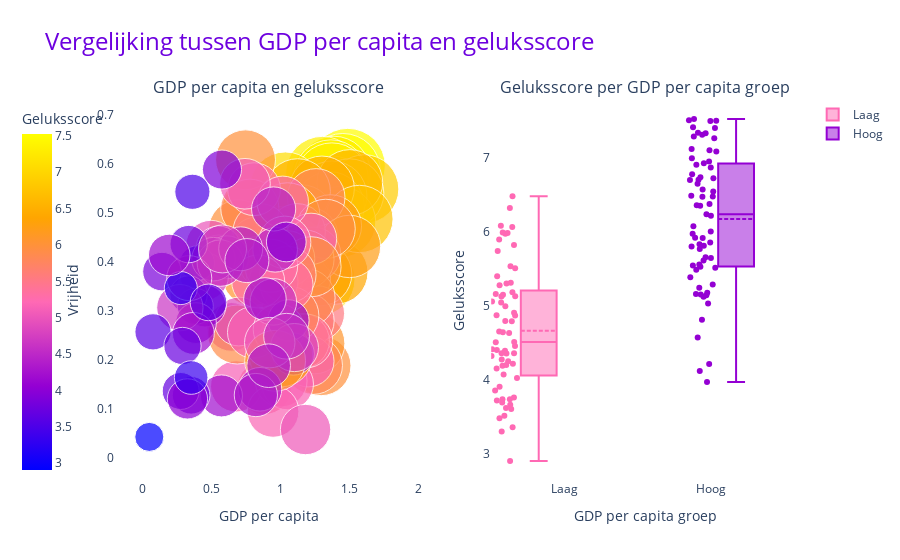

The code cell stored with this chart in its notebook:
### Markdown cell above
<div style="text-align:center; font-size:30px; font-family:'Comic Sans MS'; font-weight:bold; margin:50px 0;">
<span style="color:#FFB4EE">G</span><span style="color:#FF6B00">D</span><span style="color:#FFA433">P</span><span style="color:#FFD525">-</span><span style="color:#B3BD3B">H</span><span style="color:#A0CAC9">o</span><span style="color:#FFB4EE">o</span><span style="color:#FF6B00">f</span><span style="color:#FFA433">d</span>
</div> 
  

<p> Naarmate zowel de vrijheid als het GDP per hoofd toenemen, zien we een consistente trend van hogere geluksscores. Dit suggereert dat landen die zowel een hoge mate van vrijheid als een hoog GDP per hoofd hebben, neigen naar een grotere gelukzaligheid onder hun bevolking. Deze bevinding benadrukt het belang van vrijheid en economische welvaart als cruciale factoren bij het bevorderen van het algemene welzijn van mensen (Grafiek 3). <p>
    
<p> Een hoger GDP per hoofd biedt vaak een breder scala aan economische kansen, hogere levensstandaarden en toegang tot basisbehoeften, zoals gezondheidszorg, onderwijs en huisvesting. Dit zou de geluksscores mogelijk kunnen verklaren <p>
    
<p> Het is echter belangrijk op te merken dat geluk en welzijn complexe concepten zijn die door verschillende factoren worden beïnvloed. Hoewel vrijheid en economische welvaart een sterke correlatie hebben met geluksscores, kunnen er ook andere aspecten meespelen, zoals sociale verbondenheid, gezondheid en culturele factoren. <p>

### Code cell
# Lees het CSV-bestand met gegevens over landen
df = pd.read_csv("merged_df_happy_2019.csv")

# Maak een figuur met twee subplots in één rij en twee kolommen
fig = make_subplots(rows=1, cols=2, subplot_titles=['GDP per capita en geluksscore', 'Geluksscore per GDP per capita groep'])

# Voeg de scatterplot toe aan de eerste cel
fig.add_trace(go.Scatter(
    x=df['GDP per capita'],
    y=df['freedom'],
    mode='markers',
    text=df['Country'],
    marker=dict(
        size=df['happiness_score']*10,
        color=df['happiness_score'],
        colorscale=[[0, '#0000ff'], [0.25, '#9400d3'], [0.5, '#ff69b4'], [0.75, '#ffa500'], [1, '#ffff00']],
        showscale=True,
        colorbar=dict(
            title='Geluksscore',
            x=-0.15,
            y=0.5
        )
    ),
    showlegend=False
), row=1, col=1)

# Kies een drempelwaarde voor GDP per capita
threshold = 1

# Maak een nieuwe kolom met de groepsnaam
df['group'] = df['GDP per capita'].apply(lambda x: 'Laag' if x < threshold else 'Hoog')

# Voeg voor elke groep een boxplot toe aan de tweede cel
for group in ['Laag', 'Hoog']:
    # Filter de dataframe op groep
    df_group = df[df['group'] == group]
    
    # Voeg een boxplot toe voor geluksscore
    fig.add_trace(go.Box(
        y=df_group['happiness_score'],
        name=group,
        marker_color='#ff69b4' if group == 'Laag' else '#9400d3',
        boxmean=True,
        boxpoints='all',
        jitter=1,
        pointpos=-1.8
    ), row=1, col=2)

# Pas de opmaak van de figuur aan
fig.update_layout(
    title=dict(
        text='Vergelijking tussen GDP per capita en geluksscore',
        font=dict(
            size=24,
            color='#6d00df'
        )
    ),
    yaxis=dict(
        title='Vrijheid'
    ),
    yaxis2=dict(
        title='Geluksscore'
    ),
    xaxis=dict(
        title='GDP per capita'
    ),
    xaxis2=dict(
        title='GDP per capita groep'
    ),
    boxmode='group',
    plot_bgcolor='white'
)

# Toon de interactieve figuur
fig.show()
{
    "tags": [
        "hide-input",
    ]
}

### Figure 1 — Plotly figure (JSON) as saved in the notebook; plotly's stock layout.template omitted (floating-point values rounded to 4 significant figures; data arrays with more than 128 entries replaced by an {"elided": "..."} marker saying what was removed)
{"data": [{"marker": {"color": {"elided": "132 float values"}, "colorbar": {"title": {"text": "Geluksscore"}, "x": -0.15, "y": 0.5}, "colorscale": [[0, "#0000ff"], [0.25, "#9400d3"], [0.5, "#ff69b4"], [0.75, "#ffa500"], [1, "#ffff00"]], "showscale": true, "size": {"elided": "132 float values"}}, "mode": "markers", "showlegend": false, "text": {"elided": "132 str values"}, "type": "scatter", "x": {"elided": "132 float values"}, "xaxis": "x", "y": {"elided": "132 float values"}, "yaxis": "y"}, {"boxmean": true, "boxpoints": "all", "jitter": 1, "marker": {"color": "#ff69b4"}, "name": "Laag", "pointpos": -1.8, "type": "box", "xaxis": "x2", "y": [6.324, 6.068, 5.987, 6.481, 5.992, 5.401, 5.976, 5.51, 4.871, 5.822, 5.538, 5.743, 5.132, 5.279, 5.897, 4.996, 5.163, 4.907, 4.875, 5.185, 5.151, 5.129, 5.314, 5.061, 4.513, 4.276, 4.793, 5.303, 3.484, 4.459, 4.655, 6.084, 3.907, 4.219, 3.856, 3.739, 4.36, 3.607, 4.252, 4.356, 4.201, 5.045, 4.643, 4.073, 4.635, 4.415, 4.395, 3.763, 4.324, 4.508, 3.739, 4.362, 4.795, 3.303, 4.404, 3.622, 3.695, 2.905, 4.193, 4.028, 4.156, 3.724, 3.515, 3.666, 3.36], "yaxis": "y2"}, {"boxmean": true, "boxpoints": "all", "jitter": 1, "marker": {"color": "#9400d3"}, "name": "Hoog", "pointpos": -1.8, "type": "box", "xaxis": "x2", "y": [7.413, 7.526, 7.498, 7.501, 7.339, 7.509, 7.291, 7.334, 7.404, 7.119, 7.313, 7.087, 7.267, 6.871, 6.725, 6.907, 6.994, 6.929, 7.104, 6.573, 6.488, 6.778, 6.478, 6.705, 6.379, 6.361, 6.701, 6.952, 6.545, 6.739, 5.977, 6.218, 6.078, 5.835, 5.813, 5.768, 6.65, 5.528, 5.546, 6.239, 6.474, 5.56, 5.517, 5.648, 5.921, 5.919, 5.145, 5.123, 5.856, 5.177, 5.615, 5.161, 5.488, 5.155, 5.389, 6.005, 5.802, 5.033, 5.658, 6.355, 5.291, 5.245, 4.217, 4.121, 4.813, 4.575, 3.974], "yaxis": "y2"}], "layout": {"annotations": [{"font": {"size": 16}, "showarrow": false, "text": "GDP per capita en geluksscore", "x": 0.225, "xanchor": "center", "xref": "paper", "y": 1, "yanchor": "bottom", "yref": "paper"}, {"font": {"size": 16}, "showarrow": false, "text": "Geluksscore per GDP per capita groep", "x": 0.775, "xanchor": "center", "xref": "paper", "y": 1, "yanchor": "bottom", "yref": "paper"}], "boxmode": "group", "plot_bgcolor": "white", "title": {"font": {"color": "#6d00df", "size": 24}, "text": "Vergelijking tussen GDP per capita en geluksscore"}, "xaxis": {"anchor": "y", "domain": [0, 0.45], "title": {"text": "GDP per capita"}}, "xaxis2": {"anchor": "y2", "domain": [0.55, 1], "title": {"text": "GDP per capita groep"}}, "yaxis": {"anchor": "x", "domain": [0, 1], "title": {"text": "Vrijheid"}}, "yaxis2": {"anchor": "x2", "domain": [0, 1], "title": {"text": "Geluksscore"}}}}
